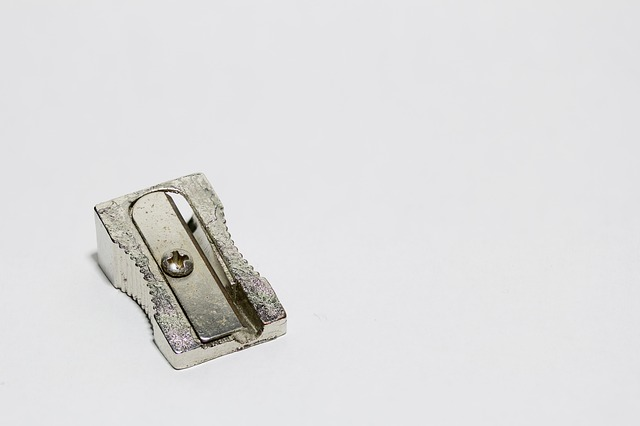
#> input picture aprendiendo_openCV/img3.jpeg, 640 x 426 px
$ python img_simple_thresholding.py
#> lines starting #> are read from the running program, lines starting #| are printed output that depends on the picture
import cv2
import imutils
import numpy as np

img = cv2.imread('img3.jpeg')
#> img is the input picture: shape (426, 640, 3); mean B, G, R 222.6, 222.1, 222.5
img_resize = imutils.resize(img, width=400)


_, binary = cv2.threshold(img_resize, 210, 255, cv2.THRESH_BINARY)
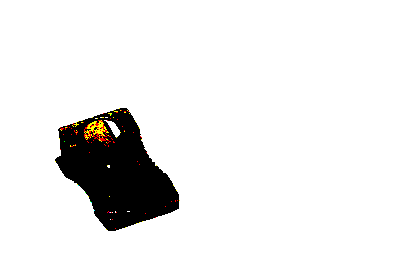
#> binary: shape (266, 400, 3); mean B, G, R 233, 233.6, 234.1
_, binary_inv = cv2.threshold(img_resize, 210, 255, cv2.THRESH_BINARY_INV)
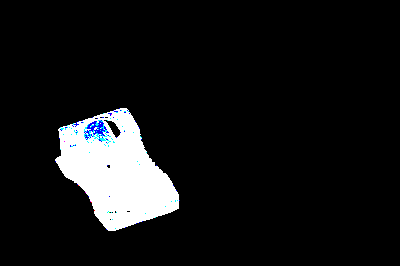
#> binary_inv: shape (266, 400, 3); mean B, G, R 22, 21.4, 20.9

_, truc = cv2.threshold(img_resize, 210, 255, cv2.THRESH_TRUNC)
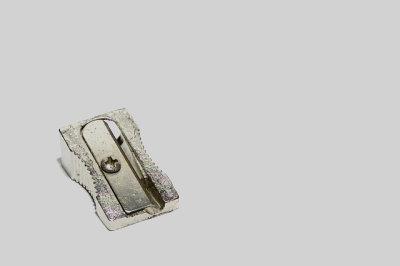
#> truc: shape (266, 400, 3); mean B, G, R 204.1, 205.2, 205.5
_, tozero = cv2.threshold(img_resize, 210, 255, cv2.THRESH_TOZERO)
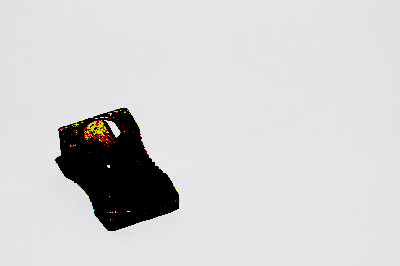
#> tozero: shape (266, 400, 3); mean B, G, R 210.4, 209.3, 209.7
_, tozero_inv = cv2.threshold(img_resize, 210, 255, cv2.THRESH_TOZERO_INV)
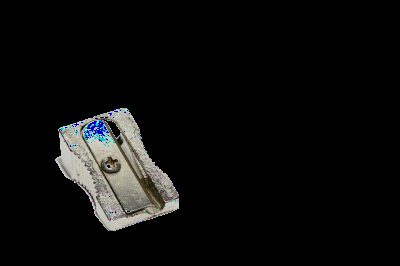
#> tozero_inv: shape (266, 400, 3); mean B, G, R 12.2, 12.8, 12.7


cv2.imshow('img - THRESH_BINARY - THRESH_BINARY_INV', np.hstack([img_resize, binary, binary_inv]))
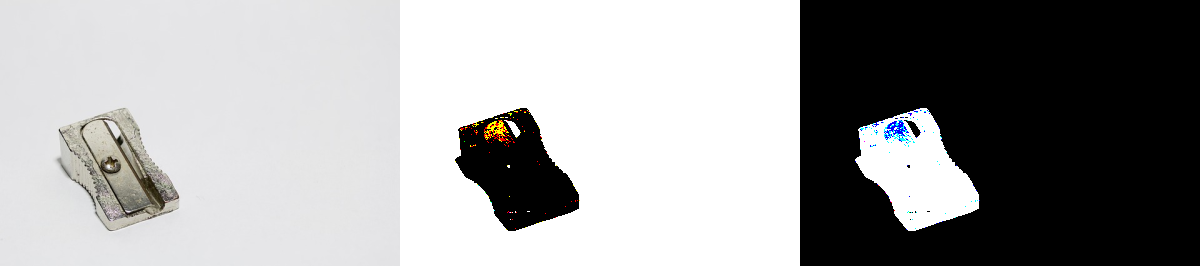
#> window 'img - THRESH_BINARY - THRESH_B': shape (266, 1200, 3); mean B, G, R 159.2, 159, 159.2
cv2.imshow('THRESH_TRUNC - THRESH_TOZERO - THRESH_TOZERO_INV', np.hstack([truc, tozero, tozero_inv]))
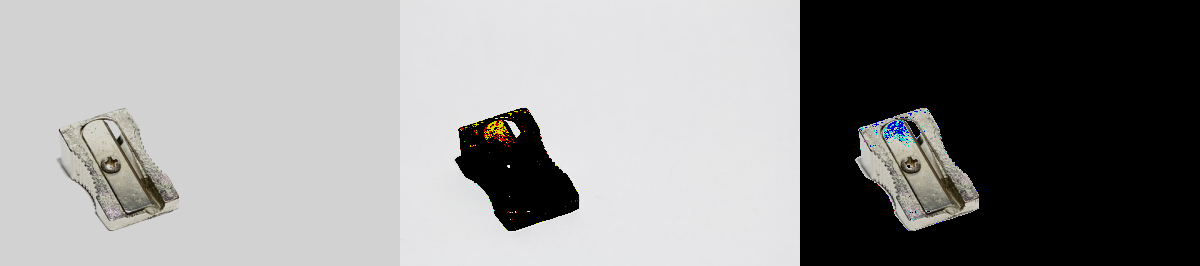
#> window 'THRESH_TRUNC - THRESH_TOZERO -': shape (266, 1200, 3); mean B, G, R 142.3, 142.4, 142.7
# [4 lines of commented-out code are left out]
cv2.waitKey(0)
cv2.destroyAllWindows()
